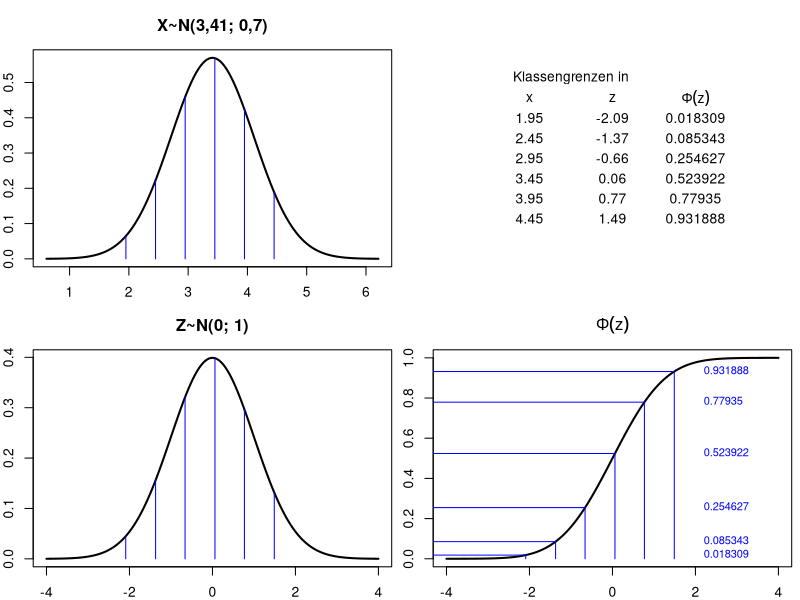

Write the R code that produced this figure.
mu <- 3.41
sd <- 0.7
x  <- c(1.95, 2.45, 2.95, 3.45, 3.95, 4.45)
dx <- dnorm(x, mean=mu, sd=sd)

pdf("gluehlampen.pdf", width=10, height=7)
par(mfcol=c(2,2), mar=c(2,2,3,0.5))
x1 <- seq(mu-4*sd, mu+4*sd, length.out = 201)
plot(x1, dnorm(x1, mean=mu, sd=sd), type="l", main="X~N(3,41; 0,7)", xlab="", ylab="", lwd=2)
for (i in seq(x)) lines(c(x[i],x[i]), c(0, dx[i]), col="blue")

x0 <- seq(-4, 4, length.out = 201)
plot(x0, dnorm(x0), type="l", main="Z~N(0; 1)", xlab="", ylab="", lwd=2)
z  <- round((x-mu)/sd, 2)
dz <- dnorm(z)
for (i in seq(x)) lines(c(z[i],z[i]),  c(0, dz[i]), col="blue")

dz <- pnorm(z)
plot(c(0,1), c(0,1), type="n", axes=F)
text(0.375, 0.9, "Klassengrenzen in")
text(0.25, 0.8, "x")
text(0.5,  0.8, "z")
text(0.75, 0.8, expression(Phi(z)))
for (i in seq(x)) {
  text(0.25, 0.8-0.1*i, x[i])
  text(0.5,  0.8-0.1*i, round(z[i],2))  
  text(0.75,  0.8-0.1*i, round(dz[i],6))  
}

plot(x0, pnorm(x0), type="l", main=expression(Phi(z)), xlab="", ylab="", lwd=2)

for (i in seq(x)) {
  lines(c(z[i],z[i]),  c(0, dz[i]), col="blue")
  lines(c(-4.5,z[i]), c(dz[i], dz[i]), col="blue")
  text(2, dz[i], round(dz[i], 6), pos=4, cex=0.8, col="blue")
}
dev.off()
